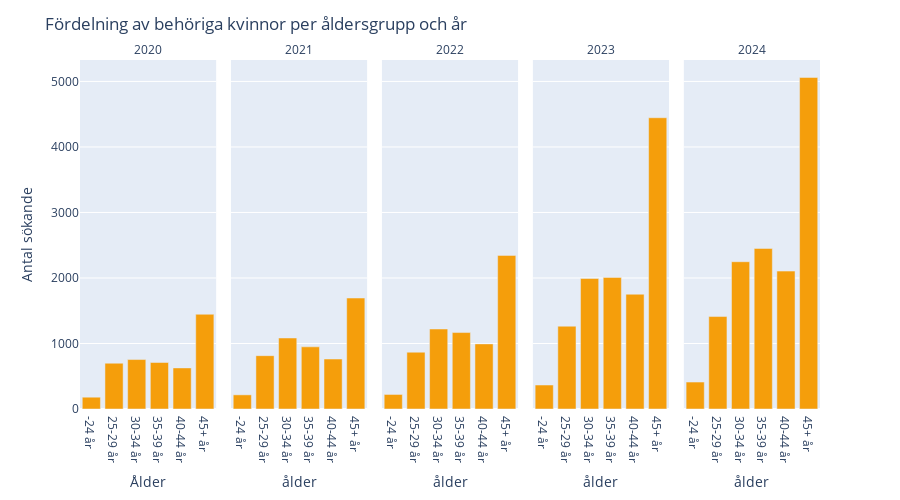

Notebook code for this chart:
### Code cell
import plotly.express as px

# Filter for kvinnor
df_kvinnor = df[
    (df["kön"].str.lower() == "kvinnor") &
    (df["utbildningsområde"].str.lower() == "totalt") &
    (df["ålder"].str.lower() != "totalt")
]

fig = px.bar(
    df_kvinnor,
    x="ålder",
    y="antal_behöriga",
    facet_col="år",
    color_discrete_sequence=["#f59e0b"],
    category_orders={"ålder": sorted(df_kvinnor["ålder"].unique(), key=lambda x: x)}
)

fig.update_layout(
    title="Fördelning av behöriga kvinnor per åldersgrupp och år",
    yaxis_title="Antal sökande",
    xaxis_title="Ålder",
    height=500
)
fig.for_each_annotation(lambda a: a.update(text=a.text.split("=")[-1]))  # Clean facet titles
fig.show()

### Figure 1 — Plotly figure (JSON) as saved in the notebook; plotly's stock layout.template omitted (floating-point values rounded to 4 significant figures)
{"data": [{"alignmentgroup": "True", "hovertemplate": "år=2020<br>ålder=%{x}<br>antal_behöriga=%{y}<extra></extra>", "legendgroup": "", "marker": {"color": "#f59e0b", "pattern": {"shape": ""}}, "name": "", "offsetgroup": "", "orientation": "v", "showlegend": false, "textposition": "auto", "type": "bar", "x": ["-24 år", "25-29 år", "30-34 år", "35-39 år", "40-44 år", "45+ år"], "xaxis": "x", "y": [181, 699, 755, 710, 627, 1446], "yaxis": "y"}, {"alignmentgroup": "True", "hovertemplate": "år=2021<br>ålder=%{x}<br>antal_behöriga=%{y}<extra></extra>", "legendgroup": "", "marker": {"color": "#f59e0b", "pattern": {"shape": ""}}, "name": "", "offsetgroup": "", "orientation": "v", "showlegend": false, "textposition": "auto", "type": "bar", "x": ["-24 år", "25-29 år", "30-34 år", "35-39 år", "40-44 år", "45+ år"], "xaxis": "x2", "y": [216, 814, 1084, 949, 763, 1694], "yaxis": "y2"}, {"alignmentgroup": "True", "hovertemplate": "år=2022<br>ålder=%{x}<br>antal_behöriga=%{y}<extra></extra>", "legendgroup": "", "marker": {"color": "#f59e0b", "pattern": {"shape": ""}}, "name": "", "offsetgroup": "", "orientation": "v", "showlegend": false, "textposition": "auto", "type": "bar", "x": ["-24 år", "25-29 år", "30-34 år", "35-39 år", "40-44 år", "45+ år"], "xaxis": "x3", "y": [222, 867, 1221, 1167, 994, 2345], "yaxis": "y3"}, {"alignmentgroup": "True", "hovertemplate": "år=2023<br>ålder=%{x}<br>antal_behöriga=%{y}<extra></extra>", "legendgroup": "", "marker": {"color": "#f59e0b", "pattern": {"shape": ""}}, "name": "", "offsetgroup": "", "orientation": "v", "showlegend": false, "textposition": "auto", "type": "bar", "x": ["-24 år", "25-29 år", "30-34 år", "35-39 år", "40-44 år", "45+ år"], "xaxis": "x4", "y": [366, 1264, 1993, 2009, 1752, 4446], "yaxis": "y4"}, {"alignmentgroup": "True", "hovertemplate": "år=2024<br>ålder=%{x}<br>antal_behöriga=%{y}<extra></extra>", "legendgroup": "", "marker": {"color": "#f59e0b", "pattern": {"shape": ""}}, "name": "", "offsetgroup": "", "orientation": "v", "showlegend": false, "textposition": "auto", "type": "bar", "x": ["-24 år", "25-29 år", "30-34 år", "35-39 år", "40-44 år", "45+ år"], "xaxis": "x5", "y": [411, 1411, 2248, 2451, 2105, 5061], "yaxis": "y5"}], "layout": {"annotations": [{"font": {}, "showarrow": false, "text": "2020", "x": 0.092, "xanchor": "center", "xref": "paper", "y": 1, "yanchor": "bottom", "yref": "paper"}, {"font": {}, "showarrow": false, "text": "2021", "x": 0.296, "xanchor": "center", "xref": "paper", "y": 1, "yanchor": "bottom", "yref": "paper"}, {"font": {}, "showarrow": false, "text": "2022", "x": 0.5, "xanchor": "center", "xref": "paper", "y": 1, "yanchor": "bottom", "yref": "paper"}, {"font": {}, "showarrow": false, "text": "2023", "x": 0.704, "xanchor": "center", "xref": "paper", "y": 1, "yanchor": "bottom", "yref": "paper"}, {"font": {}, "showarrow": false, "text": "2024", "x": 0.908, "xanchor": "center", "xref": "paper", "y": 1, "yanchor": "bottom", "yref": "paper"}], "barmode": "relative", "height": 500, "legend": {"tracegroupgap": 0}, "margin": {"t": 60}, "title": {"text": "Fördelning av behöriga kvinnor per åldersgrupp och år"}, "xaxis": {"anchor": "y", "categoryarray": ["-24 år", "25-29 år", "30-34 år", "35-39 år", "40-44 år", "45+ år"], "categoryorder": "array", "domain": [0, 0.184], "title": {"text": "Ålder"}}, "xaxis2": {"anchor": "y2", "categoryarray": ["-24 år", "25-29 år", "30-34 år", "35-39 år", "40-44 år", "45+ år"], "categoryorder": "array", "domain": [0.204, 0.388], "matches": "x", "title": {"text": "ålder"}}, "xaxis3": {"anchor": "y3", "categoryarray": ["-24 år", "25-29 år", "30-34 år", "35-39 år", "40-44 år", "45+ år"], "categoryorder": "array", "domain": [0.408, 0.592], "matches": "x", "title": {"text": "ålder"}}, "xaxis4": {"anchor": "y4", "categoryarray": ["-24 år", "25-29 år", "30-34 år", "35-39 år", "40-44 år", "45+ år"], "categoryorder": "array", "domain": [0.612, 0.796], "matches": "x", "title": {"text": "ålder"}}, "xaxis5": {"anchor": "y5", "categoryarray": ["-24 år", "25-29 år", "30-34 år", "35-39 år", "40-44 år", "45+ år"], "categoryorder": "array", "domain": [0.816, 1], "matches": "x", "title": {"text": "ålder"}}, "yaxis": {"anchor": "x", "domain": [0, 1], "title": {"text": "Antal sökande"}}, "yaxis2": {"anchor": "x2", "domain": [0, 1], "matches": "y", "showticklabels": false}, "yaxis3": {"anchor": "x3", "domain": [0, 1], "matches": "y", "showticklabels": false}, "yaxis4": {"anchor": "x4", "domain": [0, 1], "matches": "y", "showticklabels": false}, "yaxis5": {"anchor": "x5", "domain": [0, 1], "matches": "y", "showticklabels": false}}}
